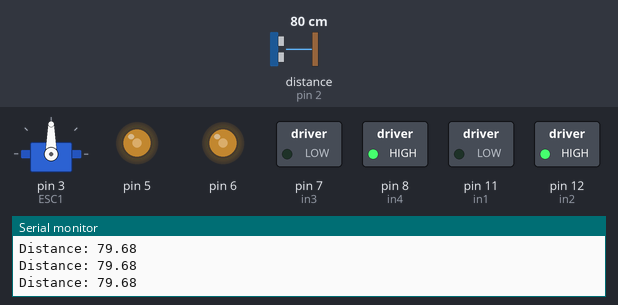
This sketch was run on a simulated Arduino Uno, built with avr-gcc and run on an emulated ATmega328P. Shown: servo, switched loads named in the sketch (green lamp = pin HIGH), output pins drawn as LEDs (lit = HIGH), the last lines printed to the serial monitor. Wiring (inferred from the names in the program): ultrasonic range finder: trigger pin 4; echo pin 2. Dashed ring = blinking. The test bench sets the inputs (shaded band); at power-on: distance to the obstacle (sensor on pin 2) 80 cm. The echo pulse lasts 58.3 µs per cm; pins used as bus, display or sensor lines are not drawn.

Above: at 1.2 s.
1.3 s: distance to the obstacle (sensor on pin 2) set to 2 cm
At 2.6 s:
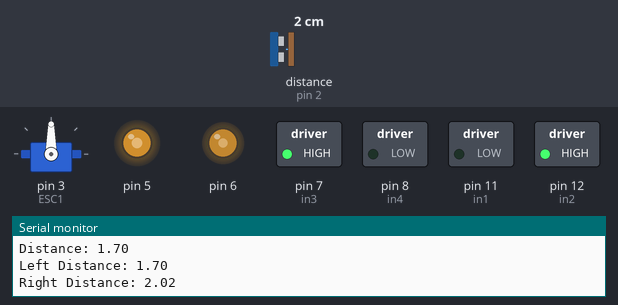
4.3 s: distance to the obstacle (sensor on pin 2) set to 9 cm
7.3 s: distance to the obstacle (sensor on pin 2) set to 12 cm
At 8.9 s:
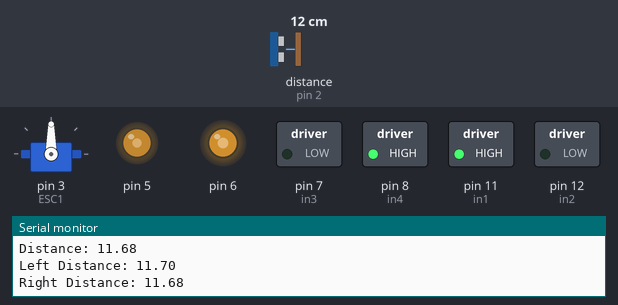
10.3 s: distance to the obstacle (sensor on pin 2) set to 34 cm
13.3 s: distance to the obstacle (sensor on pin 2) set to 39 cm
At 14.63 s:
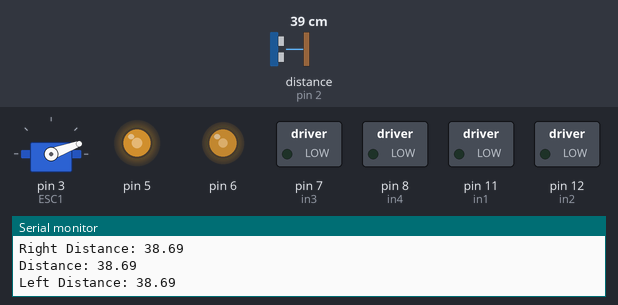
16.3 s: distance to the obstacle (sensor on pin 2) set to 4 cm
At 17.15 s:
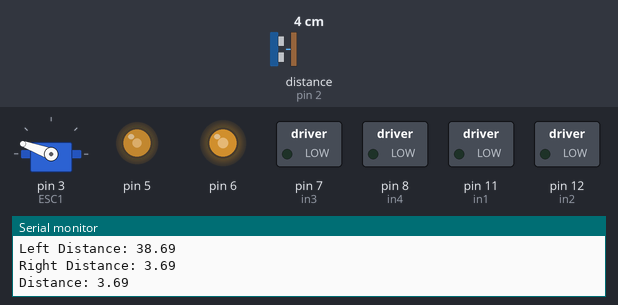
Timing chart, 0 to 20.3 s (numbered marks = the images above; inputs shaded):
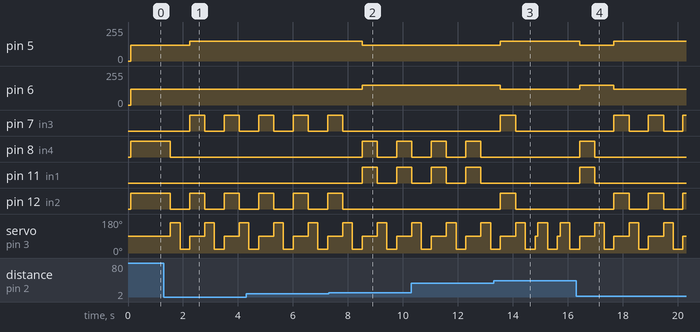

Measured:
- the behaviour switches between 10 and 11 cm on distance to the obstacle (sensor on pin 2) (found by bisection; images 1 and 2)
- the behaviour switches between 38 and 39 cm on distance to the obstacle (sensor on pin 2) (found by bisection; images 2 and 3)
- after the input at 1.3 s, pin 5: 120/255 → 150/255 after 0.94 s; pin 7 (in3): alternates HIGH for 0.55 s and LOW for 0.70 s, starting after 0.94 s
- after the input at 7.3 s, pin 5: 150/255 → 120/255 after 1.2 s; pin 6: 120/255 → 150/255 after 1.2 s; pin 7 (in3), pin 12 (in2): goes on until 7.8 s, then stays LOW; pin 8 (in4), pin 11 (in1): LOW → HIGH after 1.2 s, → LOW 0.55 s later, → HIGH 0.70 s later
- after the input at 13.3 s, pin 5: 120/255 → 150/255 after 0.25 s; pin 6: 150/255 → 120/255 after 0.25 s; pin 7 (in3), pin 12 (in2): LOW → HIGH after 0.25 s, → LOW 0.55 s later; pin 8 (in4), pin 11 (in1): stops changing and stays LOW
- after the input at 16.3 s, pin 5: 150/255 → 120/255 after 0.13 s, → 150/255 1.3 s later; pin 6: 120/255 → 150/255 after 0.13 s, → 120/255 1.3 s later; pin 7 (in3), pin 12 (in2): alternates HIGH for 0.55 s and LOW for 0.70 s, starting after 1.4 s; pin 8 (in4), pin 11 (in1): LOW → HIGH after 0.13 s, → LOW 0.55 s later

The sketch:

avoider.ino
```cpp
#include <Servo.h>

const int trigPin = 4;
const int echoPin = 2;
float duration, distance;
float left_duration, left_distance;
float right_duration, right_distance;
int in1 = 11;
int in2 = 12;
int in3 = 7;
int in4 = 8;
Servo ESC1;

void setup() {
  ESC1.attach(3);
  pinMode(trigPin, OUTPUT);
  pinMode(echoPin, INPUT);
  pinMode(in1, OUTPUT);
  pinMode(in2, OUTPUT);
  pinMode(in3, OUTPUT);
  pinMode(in4, OUTPUT);
  pinMode(5, OUTPUT);
  pinMode(6, OUTPUT);
  pinMode(3, OUTPUT);
  // Turn off motors - Initial state
  ESC1.write(90);
  Serial.begin(9600);
  Serial.println("Starting");
}

void loop() {


  digitalWrite(trigPin, LOW);
  delayMicroseconds(2);
  digitalWrite(trigPin, HIGH);
  delayMicroseconds(10);
  digitalWrite(trigPin, LOW);
  duration = pulseIn(echoPin, HIGH);
  distance = (duration * 0.0343) / 2;
  Serial.print("Distance: ");
  Serial.println(distance);
  delay(100);
  if (distance < 50.0) {
    digitalWrite(in1, LOW);
    digitalWrite(in2, LOW);
    digitalWrite(in3, LOW);
    digitalWrite(in4, LOW);

    ESC1.write(160);
    delay(250);
    digitalWrite(trigPin, LOW);
    delayMicroseconds(2);
    digitalWrite(trigPin, HIGH);
    delayMicroseconds(10);
    digitalWrite(trigPin, LOW);

    left_duration = pulseIn(echoPin, HIGH);
    left_distance = (left_duration * 0.0343) / 2;
    Serial.print("Left Distance: ");
    Serial.println(left_distance);
    delay(100);
    ESC1.write(20);
    delay(250);
    digitalWrite(trigPin, LOW);
    delayMicroseconds(2);
    digitalWrite(trigPin, HIGH);
    delayMicroseconds(10);
    digitalWrite(trigPin, LOW);
    right_duration = pulseIn(echoPin, HIGH);
    right_distance = (right_duration * 0.0343) / 2;
    Serial.print("Right Distance: ");
    Serial.println(right_distance);
    delay(100);
    ESC1.write(90);
    if (left_distance > right_distance) {
      analogWrite(5, 120);
      analogWrite(6, 150);
      digitalWrite(in1, HIGH);
      digitalWrite(in2, LOW);
      digitalWrite(in3, LOW);
      digitalWrite(in4, HIGH);
      delay(450);
    } else if (left_distance < right_distance) {
      analogWrite(5, 150);
      analogWrite(6, 120);

      digitalWrite(in1, LOW);
      digitalWrite(in2, HIGH);
      digitalWrite(in3, HIGH);
      digitalWrite(in4, LOW);
      delay(450);
    }
  } else {
      analogWrite(5, 120);
      analogWrite(6, 120);
      digitalWrite(in1, LOW);
      digitalWrite(in2, HIGH);
      digitalWrite(in3, LOW);
      digitalWrite(in4, HIGH);

      // Add a delay to control the loop frequency
      delay(100);

  }

}
```
